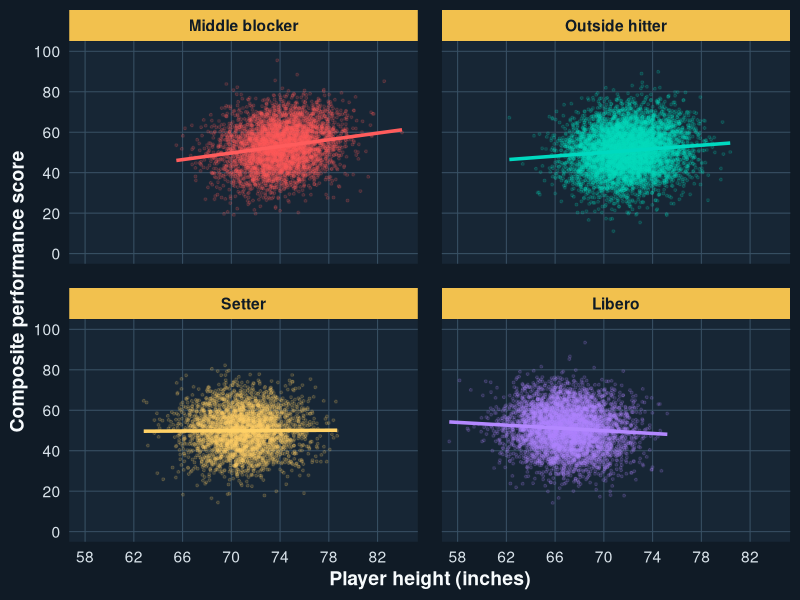

Recreate this plot in R.
## ---- chunk 1
#| label: fig-height-signal
#| fig-cap: "Each point is one simulated player-season observation. Height is measured in inches; performance is a composite of kills, blocks, digs, and aces, standardized within position."
#| echo: false
#| fig-width: 12
#| fig-height: 8
#| out-width: 100%
#| warning: false
#| message: false

library(ggplot2)

set.seed(2409)
n <- 20000
position <- sample(
  c("Middle blocker", "Outside hitter", "Setter", "Libero"),
  n,
  replace = TRUE,
  prob = c(.22, .34, .18, .26)
)
position_mean <- c("Middle blocker" = 74, "Outside hitter" = 72,
                   "Setter" = 71, "Libero" = 67)
position_effect <- c("Middle blocker" = .75, "Outside hitter" = .45,
                     "Setter" = .15, "Libero" = -.30)
height <- rnorm(n, position_mean[position], 2.4)
performance <- 50 + position_effect[position] * (height - 70) +
  rnorm(n, 0, 10)

players <- data.frame(
  height = height,
  performance = pmax(1, pmin(99, performance)),
  position = factor(position, levels = names(position_mean))
)

ggplot(players, aes(height, performance, colour = position)) +
  geom_point(alpha = .16, size = .7) +
  geom_smooth(method = "lm", formula = y ~ x, se = FALSE,
              linewidth = 1.2, show.legend = FALSE) +
  facet_wrap(~position, ncol = 2) +
  scale_colour_manual(values = c("#ff5c5c", "#00d9c0", "#ffd166", "#b388ff")) +
  scale_x_continuous(breaks = seq(58, 84, 4)) +
  scale_y_continuous(breaks = seq(0, 100, 20)) +
  coord_cartesian(xlim = c(58, 84), ylim = c(0, 100)) +
  labs(
    x = "Player height (inches)",
    y = "Composite performance score"
  ) +
  guides(colour = "none") +
  theme_minimal(base_size = 14) +
  theme(
    plot.background = element_rect(fill = "#101b26", colour = NA),
    panel.background = element_rect(fill = "#172635", colour = NA),
    panel.grid.minor = element_blank(),
    panel.grid.major = element_line(colour = "#385064", linewidth = .35),
    strip.background = element_rect(fill = "#f2c14e", colour = NA),
    strip.text = element_text(colour = "#101b26", face = "bold"),
    panel.spacing = unit(1.2, "lines"),
    axis.text = element_text(colour = "#d9e3ea"),
    axis.title = element_text(colour = "#f7fbfd", face = "bold"),
    plot.title = element_text(colour = "#f7fbfd", face = "bold"),
    plot.caption = element_text(colour = "#5f7374")
  )
